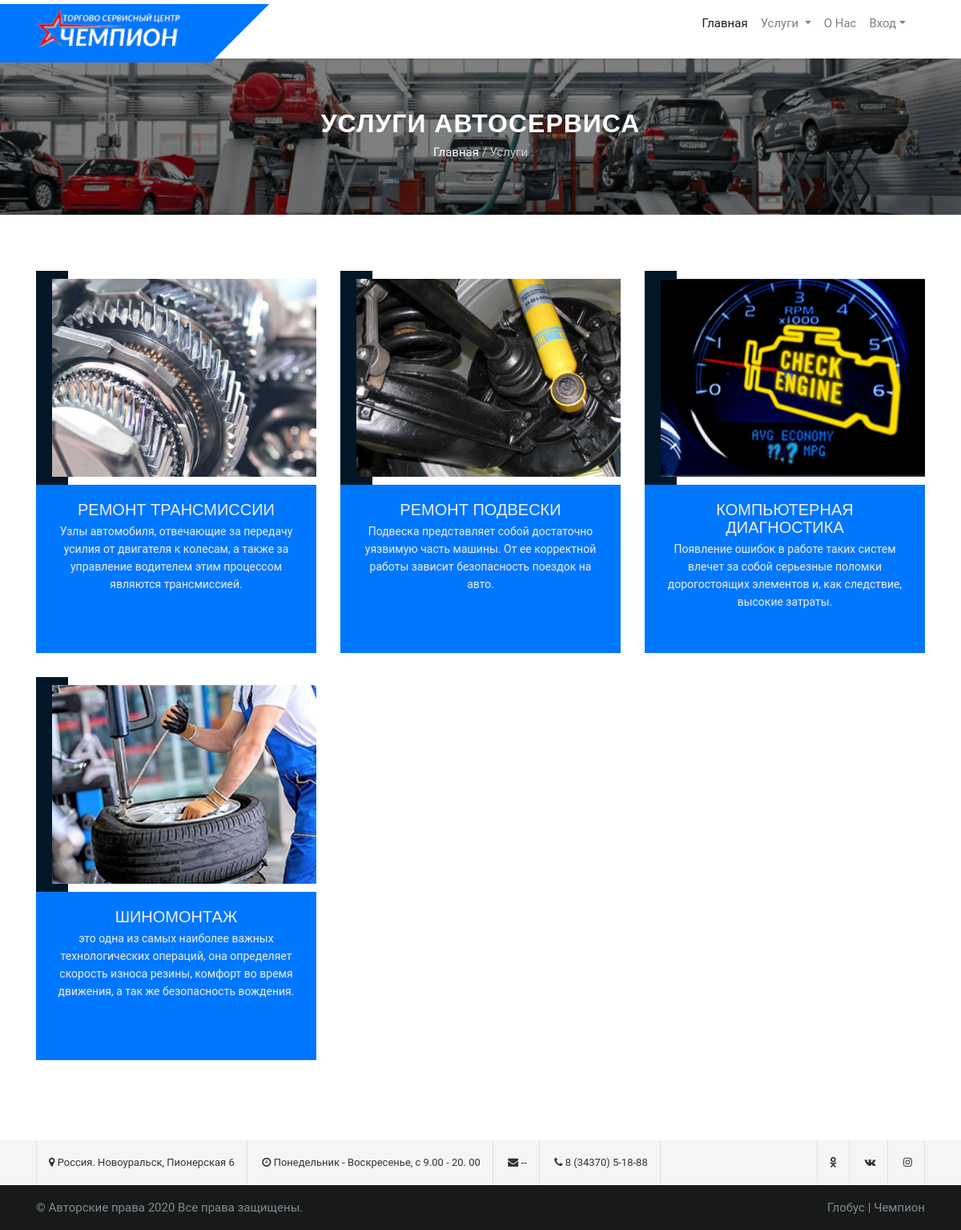
The page /all_service/service/list/ on the database as committed earlier.
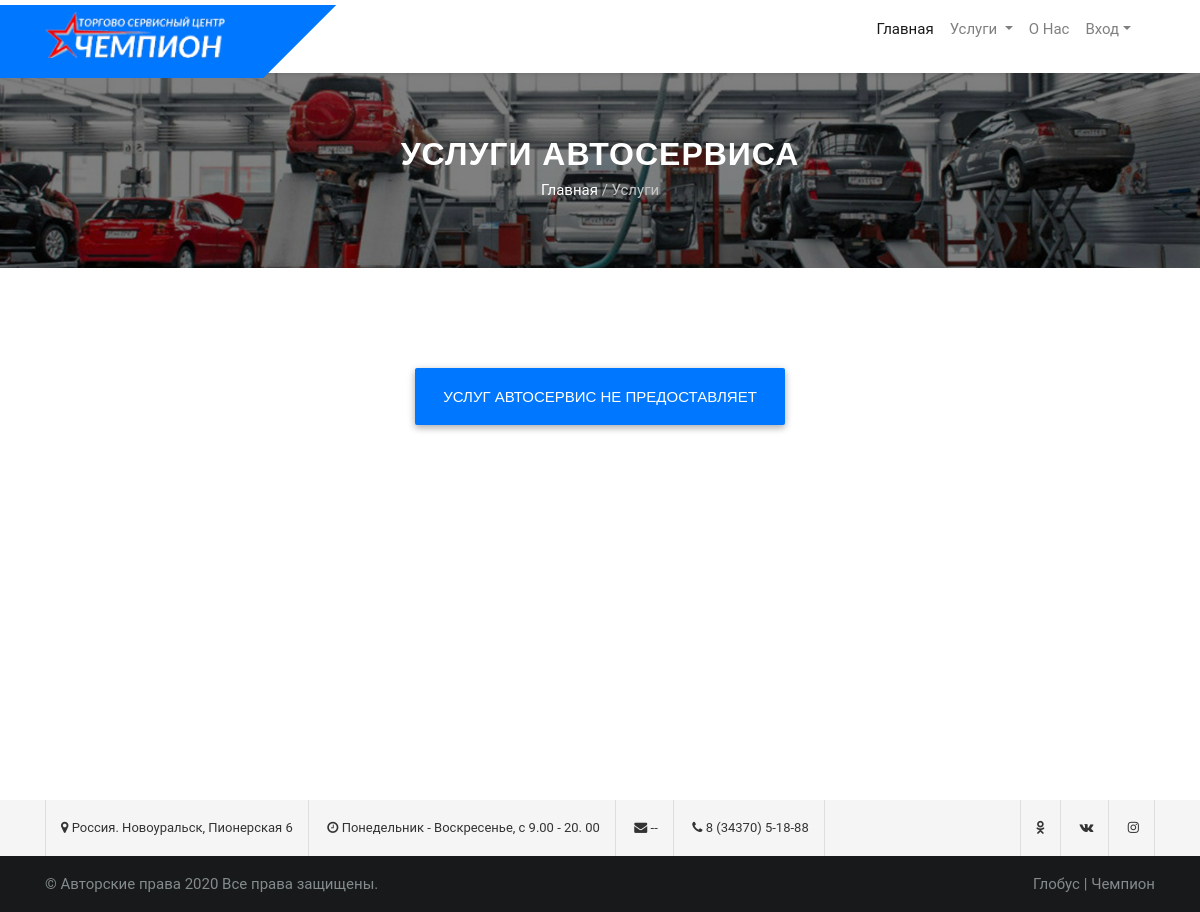
The same page on the database as committed later.
### all_services/models.py (models this page shows, shortened)
class AllServices(models.Model):
    heading = models.CharField(max_length=50, verbose_name='Название услуги')
    heading_min = models.TextField(max_length=200, verbose_name='Минимальное описание (100 сим)')
    heading_max = models.TextField(max_length=20000, verbose_name='Полное описание услуги')
    is_published = models.BooleanField(default=True, verbose_name='Опубликовать?')
    variant_2 = models.BooleanField(default=True, verbose_name='Опубликовать вариантом картинки?')
    img = ProcessedImageField(upload_to='all_services/img/%Y/%m/%d/', blank=True,
                              processors=[ResizeToFill(800, 600)],
                              format='webp',
                              options={'quality': 70}, verbose_name='Картинка')
    img_thumbnail = ImageSpecField(source='img',
                                   processors=[ResizeToFill(390, 260)],
                                   format='webp',
                                   options={'quality': 60})
    def get_image(self):
        if self.img:
            return mark_safe(u'<a href="{0}" target="_blank"><img src="{0}" width="60"/></a>'.format(self.img.url))
        else:
            return '(Нет изображения)'
    get_image.short_description = "Изображение"
    class Meta:
        verbose_name = 'Услуга'
        verbose_name_plural = 'Услуги'
    def get_absolute_url_detail(self):  # переход для просмотра
        return reverse('all_service:all_service-detail', kwargs={'pk': self.pk})

### location_address/models.py (models this page shows, shortened)
class LocAddress(models.Model):
    country = models.CharField(max_length=50, verbose_name='Страна')
    city = models.CharField(max_length=50, verbose_name='Город')
    street = models.CharField(max_length=100, verbose_name='Улица')
    home = models.CharField(max_length=5, verbose_name='Дом')
    class Meta:
        verbose_name = 'Место расположения'
        verbose_name_plural = 'Место расположения'

class SocialContacts(models.Model):
    time = models.CharField(max_length=200, verbose_name='Время работы',)
    tel = models.CharField(max_length=100, verbose_name='Телефон')
    mail = models.EmailField(max_length=100, verbose_name='Mail', null=True, blank=True)
    vk = models.CharField(max_length=200, verbose_name='VK', null=True, blank=True)
    ok = models.CharField(max_length=200, verbose_name='OK', null=True, blank=True)
    class Meta:
        verbose_name = 'Контакт'
        verbose_name_plural = 'Контакты'

### all_services/views.py (the view)
# urls.py: path('all_service/service/list/', AllServiceList.as_view(), name='all_service-list'),
class AllServiceList(ListView, ListViewsMixin):
    model = AllServices
    template_name = 'all_services/list.html'
    def get_context_data(self, *, object_list=None, **kwargs):
        context = super(AllServiceList, self).get_context_data(**kwargs)
        context['title'] = 'Все услуги'
        return context

### main/mixins.py (called while the page is built)
    def get_context_data(self, *args, **kwargs):
        context = super(ListViewsMixin, self).get_context_data(*args, **kwargs)
        context['location_address'] = LocAddress.objects.get()
        context['social_contacts'] = SocialContacts.objects.get()
        context['object_list'] = AllServices.objects.filter(is_published=True, variant_2=True)
        return context

### main/templatetags/my_tags.py (called while the page is built)
@register.simple_tag
def verbose_name_plural(value):
    if hasattr(value, 'model'):
        value = value.model
    return value._meta.verbose_name_plural.title()

### all_services/templates/all_services/list.html (shortened to what this page needs)
{% extends 'base.html' %}{% load static %}{% load my_tags %}
{% block content_main %}
    <div class="breadcumbs-area breadcumbs-bg-1 bc-area-padding">
        <div class="d-table">
            <div class="d-table-cell">
                <div class="container">
                    <div class="row">
                        <div class="col-md-12 text-center">
                            <h2>Услуги Автосервиса</h2>
                            <span style="color: #c3c3c3"><a href="{% url 'main:main' %}">Главная</a> / {% verbose_name_plural object_list %}</span>
                        </div>
                    </div>
                </div>
            </div>
        </div>
    </div>
    <div class="content-block-area">
        <div class="container">
            <div class="row">
                {% if object_list %}
                    {% for object in object_list %}
                        <div class="col-sm-6 col-md-4">
                            <div class="services-item-two">
                                <div class="services-item-mask">
                                    <div class="pic">
                                        {% if object.img %}
                                        <img src="{{ object.img.url }}" alt="Image">
                                            {% else %}
                                            <img src="{% static 'main/assets/img/services/services-img.jpg' %}" alt="Image">
                                        {% endif %}
                                    </div>
                                </div>
                                <div class="services-item-info">
                                    <h3 class="title">{{ object.heading }}</h3>
                                    <p class="description">
                                        {{ object.heading_min }}
                                    </p>
                                </div>
                            </div>
                        </div>
                    {% endfor %}
                {% else %}
                    <div class="col-sm-12 col-md-12 text-center">
                        <a href="{% url 'main:main' %}" class="btn theme-btn">Услуг автосервис не предоставляет</a>
                    </div>
                {% endif %}
            </div>
        </div>
    </div>
{% endblock %}

### templates/base.html (shortened to what this page needs)
{% load static %}
<!DOCTYPE html>
<html lang="ru">
<head>
    <link rel="stylesheet" href="{% static 'main/assets/bootstrap-4.4.1-dist/css/bootstrap.min.css' %}">
    <link rel="stylesheet" href="{% static 'main/assets/css/font-awesome.min.css' %}">
    <link rel="stylesheet" href="{% static 'main/assets/css/flaticon.css' %}">
    <link rel="stylesheet" href="{% static 'main/assets/css/ionicons.min.css' %}">
    <link rel="stylesheet" href="{% static 'main/assets/css/owl.carousel.css' %}">
    <link rel="stylesheet" href="{% static 'main/assets/css/magnific-popup.css' %}">
    <link rel="stylesheet" href="{% static 'main/assets/css/swiper.min.css' %}">
    <link rel="stylesheet" href="{% static 'main/assets/css/datepicker.css' %}">
    <link rel="stylesheet" href="{% static 'main/assets/css/animate.css' %}">
    <link rel="stylesheet" href="{% static 'main/style.css' %}">
    <link rel="stylesheet" href="{% static 'main/assets/css/responsive.css' %}">
</head>
<body>
<div class="wrapper">
    <div class="content">
            {% include 'main/main_menu/main_menu.html' %}
            {% block content_main %}
            {% endblock %}
    </div>
</div>
<div class="footer">
    <footer class="site-footer">
        {% include 'address/index.html' %}
        <div class="footer-copyright-area">
            <div class="container">
                <div class="row">
                    <div class="col-md-6 col-sm-5">
                        &copy; Авторские права
                        Все права защищены.
                    </div>
                    <div class="col-md-6 col-sm-7 text-right">
                        <a href="#">Глобус</a> <span class="seprator">|</span> <a
                            href="{% url 'main:main' %}">Чемпион</a>
                    </div>
                </div>
            </div>
        </div>
    </footer>
</div>
</body>
</html>

### main/templates/main/main_menu/main_menu.html (shortened to what this page needs)
{% load static %}
<div class="main-menu-area sticky-top" data-spy="affix" data-offset-top="55">
    <div class="container">
        <div class="row">
            <div class="col-md-3 ">
                <div class="logo">
                    <a href="{% url 'main:main' %}"><img src="{% static 'main/assets/img/logos/logo.png' %}" alt="Logo"></a>
                </div>
            </div>
            <div class="col-md-9">
                <nav class="navbar navbar-expand-lg navbar-light ">
                    <div class="collapse navbar-collapse" id="navbarSupportedContent">
                        <ul class="navbar-nav ml-auto">
                            <li class="nav-item active">
                                <a class="nav-link" href="{% url 'main:main' %}">Главная</a>
                            </li>
                            <li class="nav-item dropdown">
                                <a class="nav-link dropdown-toggle" href="#" id="navbarDropdown" role="button"
                                   data-toggle="dropdown" aria-haspopup="true" aria-expanded="false">
                                    Услуги
                                </a>
                            </li>
                            <li class="nav-item">
                                <a class="nav-link" href="#">О Нас</a>
                            </li>
                        <li class="nav-item dropdown">
                            {% if user.is_authenticated %}
                                <a href="#" class="nav-link dropdown-toggle" data-toggle="dropdown" role="button" id="navbarDropdown"
                                   aria-haspopup="true" aria-expanded="false">Выход</a>
                                <ul class="dropdown-menu" aria-labelledby="navbarDropdown">
                                    <li><a class="dropdown-item" href="{% url 'account_logout' %}">Выход<span
                                            style="color: #003eff"> {{ user.username }}</span></a>
                                    </li>
                                </ul>
                            {% else %}
                                <a href="#" class="nav-link dropdown-toggle" data-toggle="dropdown" role="button" id="navbarDropdown"
                                   aria-haspopup="true" aria-expanded="false">Вход</a>
                            {% endif %}
                        </li>
                        </ul>
                    </div>
                </nav>
            </div>
        </div>
    </div>
</div>

### location_address/templates/address/index.html
{% load humanize %}
    <div class="top-header-area">
        <div class="container">
            <div class="row">
                {% if location_address %}
                <div class="col-sm-12 col-md-10">
                    <ul>
                        <li><a href="#"><i
                                class="fa fa-map-marker"></i> {{ location_address.country | default_if_none:"--" }}.
                            {{ location_address.city | default_if_none:"--" }}, {{ location_address.street | default_if_none:"--" }}
                            {{ location_address.home | default_if_none:"--" }}</a></li>
                        <li><a href="#"><i class="fa fa-clock-o"></i> {{ social_contacts.time | default_if_none:"--" }}
                        </a></li>
                        <li><a href="#"><i class="fa fa-envelope"></i> {{ social_contacts.mail | default_if_none:"--" }}
                        </a></li>
                        <li><a href="#"><i class="fa fa-phone"></i> {{ social_contacts.tel | default_if_none:"--" }}</a>
                        </li>
                    </ul>
                </div>
                <div class="col-sm-12 col-md-2">
                    <div class="share-icons">
                        <ul>
                            <li><a href="#"><i class="fa fa-odnoklassniki"></i></a></li>
                            <li><a href="#"><i class="fa fa-vk"></i></a></li>
                            <li><a href="#"><i class="fa fa-instagram"></i></a></li>
                        </ul>
                    </div>
                </div>
                {% endif %}
            </div>
        </div>
    </div>

### static/main/style.css (style rules this page uses)
* { margin: 0; padding: 0; }
html, body { height: 100%; }
.wrapper { display: flex; flex-direction: column; min-height: 100%; }
.content { flex: 1 0 auto; }
.footer { flex: 0 0 auto; }
body { font-family: 'Roboto', sans-serif; font-size: 15px; line-height: 26px; color: #777; }
ul { list-style: none; margin: 0; padding: 0; }
a { -webkit-transition: all 0.3s ease 0s; transition: all 0.3s ease 0s; }
h1, h2, h3, h4, h5 { font-family: 'Raleway', sans-serif; font-weight: 700; color: #333; line-height: 1.1; }
img { max-width: 100%; }
.btn { display: inline-block; padding: 15px 25px; margin-bottom: 0; font-size: 15px; font-weight: 500; line-height: 1.42857143; text-align: center; text-transform: uppercase; white-space: nowrap; vertical-align: middle; -ms-touch-action: manipulation; touch-action: manipulation; cursor: pointer; -webkit-user-select: none; -moz-user-select: none; -ms-user-select: none; user-select: none; background-image: none; border: 1px solid transparent; border-radius: 0px; font-family: 'Raleway', sans-serif; }
.theme-btn { background: #0077ff none repeat scroll 0 0; color: #fff; margin-top: 30px; }
.btn { display: inline-block; text-align: center; border: 3px solid #0077ff; border-radius: 2px; position: relative; box-shadow: 0 2px 10px rgba(0, 0, 0, 0.16), 0 3px 6px rgba(0, 0, 0, 0.2); z-index: 2; }
.btn:before { -webkit-transition: 0.5s all ease; transition: 0.5s all ease; position: absolute; top: 0; left: 50%; right: 50%; bottom: 0; opacity: 0; content: ''; background: rgba(0, 0, 0, .5); color: #fff; z-index: -1; }
.d-table { display: table; width: 100%; height: 100%; }
.d-table-cell { display: table-cell; vertical-align: middle; }
.content-block-area { padding: 100px 0; }
.top-header-area { background-color: #f5f5f5; color: #333333; font-size: 14px; }
.top-header-area ul li { display: inline-block; border-right: 1px solid #dedede; }
.top-header-area ul li:first-child { border-left: 1px solid #dedede; }
.top-header-area ul li a { color: #333333; display: block; font-size: 14px; padding: 15px; }
.share-icons { text-align: right; }
.share-icons ul li a { font-size: 16px; }
.main-menu-area { background: #fff; box-shadow: 0 5px 5px -5px rgba(0, 0, 0, 0.2); }
.main-menu-area .logo { height: 100%; top: 5px; padding: 3px 0 0; position: relative; }
.main-menu-area .logo::before { background: #0077ff; content: ""; height: 100%; position: absolute; right: 0; top: 0; transform: skewX(-45deg); -webkit-transform: skewX(-45deg); width: 2000px; z-index: 999; }
.logo a { color: #fff; font-size: 24px; font-weight: 700; letter-spacing: 2px; position: relative; text-transform: uppercase; z-index: 9999; }
.breadcumbs-area { background-position: center center; background-size: cover; height: 13em; position: relative; }
.breadcumbs-bg-1 { background-image: url(assets/img/breadcumbs/breadcumbs-bg-1.jpg); }
.breadcumbs-area::before { background: rgba(0, 0, 0, 0.5) none repeat scroll 0 0; content: ""; height: 100%; left: 0; position: absolute; top: 0; width: 100%; }
.breadcumbs-area h2 { color: #fff; letter-spacing: 1px; margin: 0 0 5px; text-transform: uppercase; }
.breadcumbs-area a { color: #fff; }
.breadcumbs-area span { text-transform: capitalize; }
.footer-copyright-area { background: #18191a; color: #838b8c; padding: 15px 0; font-size: 15px; font-weight: 400; }
.footer-copyright-area a { color: #838b8c; font-size: 15px; font-weight: 400; }

### static/main/assets/css/responsive.css (style rules this page uses)
@media only screen and (min-width: 992px) and (max-width: 1200px) { .top-header-area ul li a { font-size: 13px; } }
@media only screen and (min-width: 992px) and (max-width: 1200px) { .content-block-area { padding: 70px 0; } }
@media only screen and (min-width: 992px) and (max-width: 1200px) { .main-menu-area .logo { padding: 7px 0 20px; } }
@media only screen and (min-width: 992px) and (max-width: 1200px) { .main-menu-area .logo a img { width: 180px; } }

Rows that differ between the two databases and show on the page:
removed AllServices: img (picture), heading "РЕМОНТ ТРАНСМИССИИ", heading_min "Узлы автомобиля, отвечающие за передачу усилия от двигателя к колесам, а также за управление водителем этим процессом являются трансмиссией."
removed AllServices: img (picture), heading "РЕМОНТ ПОДВЕСКИ", heading_min "Подвеска представляет собой достаточно уязвимую часть машины. От ее корректной работы зависит безопасность поездок на авто."
removed AllServices: img (picture), heading "КОМПЬЮТЕРНАЯ ДИАГНОСТИКА", heading_min "Появление ошибок в работе таких систем влечет за собой серьезные поломки дорогостоящих элементов и, как следствие, высокие затраты."
removed AllServices: img (picture), heading "ШИНОМОНТАЖ", heading_min "это одна из самых наиболее важных технологических операций, она определяет скорость износа резины, комфорт во время движения, а так же безопасность вождения."
Other text that changed with them:
text now shown: "УСЛУГ АВТОСЕРВИС НЕ ПРЕДОСТАВЛЯЕТ"
